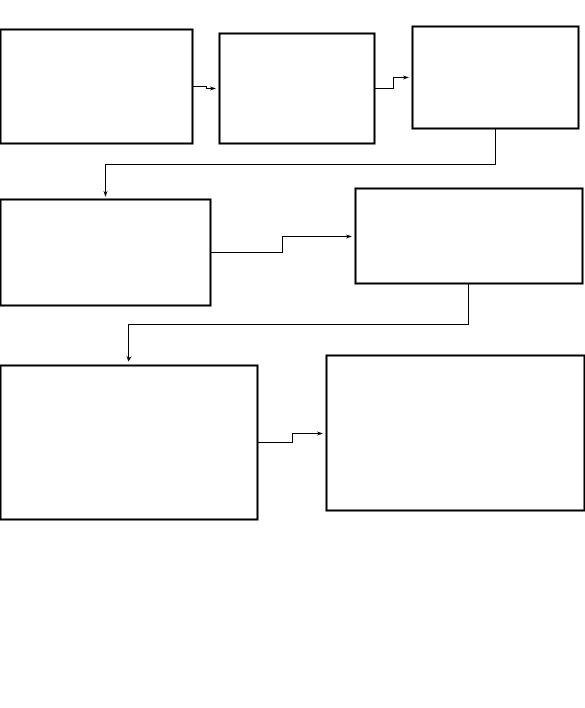
#> input picture images/image1.png, 585 x 708 px; its folder holds 4 pictures in this run
$ python imageresizer.py   (older library calls are emulated)
#> lines starting #> are read from the running program, lines starting #| are printed output that depends on the picture
from PIL import Image
import os

def resize():
    resolution = int(input("Enter Resolution: "))
#> the answer given: 3
    dpi = int(input("Enter Dpi: "))
#> the answer given: 3
    directory = 'images'
    i = 0
    for file in os.listdir(directory):
        i += 1
        os.chdir(r'/home/navneet/Documents/Python Projects/ImageResizer/images')
        im = Image.open(file)
#> im is the input picture: PIL image 585x708 RGBA; mean R, G, B, A 107.6, 107.6, 107.6, 113.8
        rgb_im = im.convert("RGB")
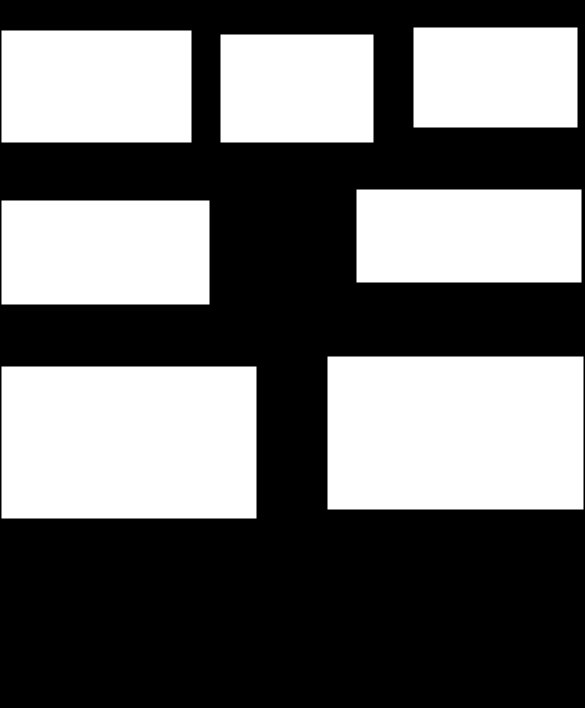
#> rgb_im: PIL image 585x708 RGB; min 0, max 255, mean 107.6
        wpercent = (resolution/float(rgb_im.size[0]))
#> wpercent = 0.00513
        hsize = int((float(rgb_im.size[1])*float(wpercent)))
#> hsize = 3
        rgb_im = rgb_im.resize((resolution, hsize), Image.ANTIALIAS)
        os.chdir(r'/home/navneet/Documents/Python Projects/ImageResizer/resized_images')
        rgb_im.save(f"{file}_resized.jpg", dpi=(dpi, dpi))

    print(f'{i} images resized.')

resize()
